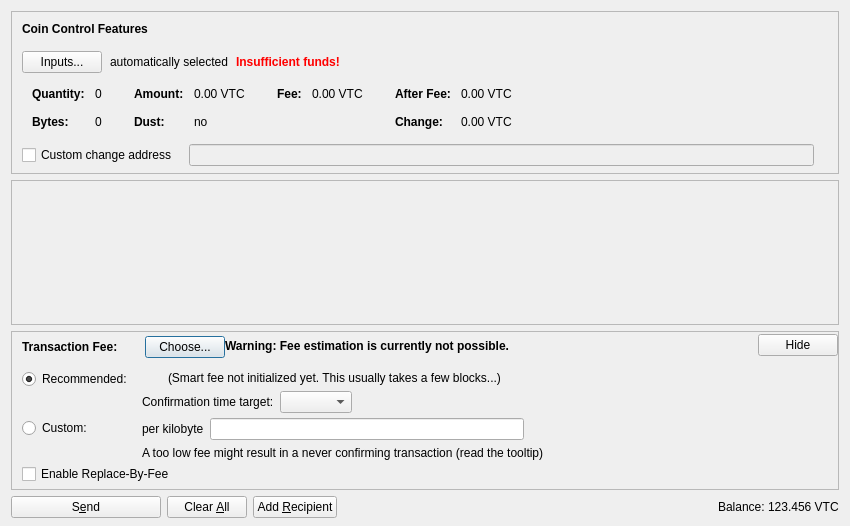
<?xml version="1.0" encoding="UTF-8"?>
<ui version="4.0">
 <class>SendCoinsDialog</class>
 <widget class="QDialog" name="SendCoinsDialog">
  <property name="geometry">
   <rect>
    <x>0</x>
    <y>0</y>
    <width>850</width>
    <height>526</height>
   </rect>
  </property>
  <property name="windowTitle">
   <string>Send Coins</string>
  </property>
  <layout class="QVBoxLayout" name="verticalLayout" stretch="0,1,0,0">
   <property name="bottomMargin">
    <number>8</number>
   </property>
   <item>
    <widget class="QFrame" name="frameCoinControl">
     <property name="sizePolicy">
      <sizepolicy hsizetype="Expanding" vsizetype="Expanding">
       <horstretch>0</horstretch>
       <verstretch>0</verstretch>
      </sizepolicy>
     </property>
     <property name="maximumSize">
      <size>
       <width>16777215</width>
       <height>16777215</height>
      </size>
     </property>
     <property name="frameShape">
      <enum>QFrame::StyledPanel</enum>
     </property>
     <property name="frameShadow">
      <enum>QFrame::Sunken</enum>
     </property>
     <layout class="QVBoxLayout" name="verticalLayoutCoinControl2">
      <property name="spacing">
       <number>0</number>
      </property>
      <property name="leftMargin">
       <number>0</number>
      </property>
      <property name="topMargin">
       <number>0</number>
      </property>
      <property name="rightMargin">
       <number>0</number>
      </property>
      <property name="bottomMargin">
       <number>6</number>
      </property>
      <item>
       <layout class="QVBoxLayout" name="verticalLayoutCoinControl" stretch="0,0,0,0,1">
        <property name="spacing">
         <number>0</number>
        </property>
        <property name="leftMargin">
         <number>10</number>
        </property>
        <property name="topMargin">
         <number>10</number>
        </property>
        <item>
         <layout class="QHBoxLayout" name="horizontalLayoutCoinControl1">
          <property name="bottomMargin">
           <number>15</number>
          </property>
          <item>
           <widget class="QLabel" name="labelCoinControlFeatures">
            <property name="sizePolicy">
             <sizepolicy hsizetype="Preferred" vsizetype="Maximum">
              <horstretch>0</horstretch>
              <verstretch>0</verstretch>
             </sizepolicy>
            </property>
            <property name="font">
             <font>
              <weight>75</weight>
              <bold>true</bold>
             </font>
            </property>
            <property name="styleSheet">
             <string notr="true">font-weight:bold;</string>
            </property>
            <property name="text">
             <string>Coin Control Features</string>
            </property>
           </widget>
          </item>
         </layout>
        </item>
        <item>
         <layout class="QHBoxLayout" name="horizontalLayoutCoinControl2" stretch="0,0,0,0">
          <property name="spacing">
           <number>8</number>
          </property>
          <property name="bottomMargin">
           <number>10</number>
          </property>
          <item>
           <widget class="QPushButton" name="pushButtonCoinControl">
            <property name="styleSheet">
             <string notr="true"/>
            </property>
            <property name="text">
             <string>Inputs...</string>
            </property>
            <property name="autoDefault">
             <bool>false</bool>
            </property>
           </widget>
          </item>
          <item>
           <widget class="QLabel" name="labelCoinControlAutomaticallySelected">
            <property name="text">
             <string>automatically selected</string>
            </property>
            <property name="margin">
             <number>5</number>
            </property>
           </widget>
          </item>
          <item>
           <widget class="QLabel" name="labelCoinControlInsuffFunds">
            <property name="font">
             <font>
              <weight>75</weight>
              <bold>true</bold>
             </font>
            </property>
            <property name="styleSheet">
             <string notr="true">color:red;font-weight:bold;</string>
            </property>
            <property name="text">
             <string>Insufficient funds!</string>
            </property>
            <property name="margin">
             <number>5</number>
            </property>
           </widget>
          </item>
          <item>
           <spacer name="horizontalSpacerCoinControl">
            <property name="orientation">
             <enum>Qt::Horizontal</enum>
            </property>
            <property name="sizeHint" stdset="0">
             <size>
              <width>40</width>
              <height>1</height>
             </size>
            </property>
           </spacer>
          </item>
         </layout>
        </item>
        <item>
         <widget class="QWidget" name="widgetCoinControl" native="true">
          <property name="sizePolicy">
           <sizepolicy hsizetype="Preferred" vsizetype="Preferred">
            <horstretch>0</horstretch>
            <verstretch>0</verstretch>
           </sizepolicy>
          </property>
          <property name="minimumSize">
           <size>
            <width>0</width>
            <height>0</height>
           </size>
          </property>
          <property name="styleSheet">
           <string notr="true"/>
          </property>
          <layout class="QHBoxLayout" name="horizontalLayoutCoinControl5">
           <property name="leftMargin">
            <number>0</number>
           </property>
           <property name="topMargin">
            <number>0</number>
           </property>
           <property name="rightMargin">
            <number>0</number>
           </property>
           <property name="bottomMargin">
            <number>0</number>
           </property>
           <item>
            <layout class="QHBoxLayout" name="horizontalLayoutCoinControl3" stretch="0,0,0,1">
             <property name="spacing">
              <number>20</number>
             </property>
             <property name="topMargin">
              <number>0</number>
             </property>
             <property name="bottomMargin">
              <number>10</number>
             </property>
             <item>
              <layout class="QFormLayout" name="formLayoutCoinControl1">
               <property name="horizontalSpacing">
                <number>10</number>
               </property>
               <property name="verticalSpacing">
                <number>14</number>
               </property>
               <property name="leftMargin">
                <number>10</number>
               </property>
               <property name="topMargin">
                <number>4</number>
               </property>
               <property name="rightMargin">
                <number>6</number>
               </property>
               <item row="0" column="0">
                <widget class="QLabel" name="labelCoinControlQuantityText">
                 <property name="font">
                  <font>
                   <weight>75</weight>
                   <bold>true</bold>
                  </font>
                 </property>
                 <property name="text">
                  <string>Quantity:</string>
                 </property>
                 <property name="margin">
                  <number>0</number>
                 </property>
                </widget>
               </item>
               <item row="0" column="1">
                <widget class="QLabel" name="labelCoinControlQuantity">
                 <property name="cursor">
                  <cursorShape>IBeamCursor</cursorShape>
                 </property>
                 <property name="contextMenuPolicy">
                  <enum>Qt::ActionsContextMenu</enum>
                 </property>
                 <property name="text">
                  <string notr="true">0</string>
                 </property>
                 <property name="margin">
                  <number>0</number>
                 </property>
                 <property name="textInteractionFlags">
                  <set>Qt::LinksAccessibleByMouse|Qt::TextSelectableByKeyboard|Qt::TextSelectableByMouse</set>
                 </property>
                </widget>
               </item>
               <item row="1" column="0">
                <widget class="QLabel" name="labelCoinControlBytesText">
                 <property name="font">
                  <font>
                   <weight>75</weight>
                   <bold>true</bold>
                  </font>
                 </property>
                 <property name="text">
                  <string>Bytes:</string>
                 </property>
                </widget>
               </item>
               <item row="1" column="1">
                <widget class="QLabel" name="labelCoinControlBytes">
                 <property name="cursor">
                  <cursorShape>IBeamCursor</cursorShape>
                 </property>
                 <property name="contextMenuPolicy">
                  <enum>Qt::ActionsContextMenu</enum>
                 </property>
                 <property name="text">
                  <string notr="true">0</string>
                 </property>
                 <property name="textInteractionFlags">
                  <set>Qt::LinksAccessibleByMouse|Qt::TextSelectableByKeyboard|Qt::TextSelectableByMouse</set>
                 </property>
                </widget>
               </item>
              </layout>
             </item>
             <item>
              <layout class="QFormLayout" name="formLayoutCoinControl2">
               <property name="horizontalSpacing">
                <number>10</number>
               </property>
               <property name="verticalSpacing">
                <number>14</number>
               </property>
               <property name="leftMargin">
                <number>6</number>
               </property>
               <property name="topMargin">
                <number>4</number>
               </property>
               <property name="rightMargin">
                <number>6</number>
               </property>
               <item row="0" column="0">
                <widget class="QLabel" name="labelCoinControlAmountText">
                 <property name="font">
                  <font>
                   <weight>75</weight>
                   <bold>true</bold>
                  </font>
                 </property>
                 <property name="text">
                  <string>Amount:</string>
                 </property>
                 <property name="margin">
                  <number>0</number>
                 </property>
                </widget>
               </item>
               <item row="0" column="1">
                <widget class="QLabel" name="labelCoinControlAmount">
                 <property name="cursor">
                  <cursorShape>IBeamCursor</cursorShape>
                 </property>
                 <property name="contextMenuPolicy">
                  <enum>Qt::ActionsContextMenu</enum>
                 </property>
                 <property name="text">
                  <string notr="true">0.00 VTC</string>
                 </property>
                 <property name="textInteractionFlags">
                  <set>Qt::LinksAccessibleByMouse|Qt::TextSelectableByKeyboard|Qt::TextSelectableByMouse</set>
                 </property>
                </widget>
               </item>
               <item row="1" column="0">
                <widget class="QLabel" name="labelCoinControlLowOutputText">
                 <property name="font">
                  <font>
                   <weight>75</weight>
                   <bold>true</bold>
                  </font>
                 </property>
                 <property name="text">
                  <string>Dust:</string>
                 </property>
                </widget>
               </item>
               <item row="1" column="1">
                <widget class="QLabel" name="labelCoinControlLowOutput">
                 <property name="cursor">
                  <cursorShape>IBeamCursor</cursorShape>
                 </property>
                 <property name="contextMenuPolicy">
                  <enum>Qt::ActionsContextMenu</enum>
                 </property>
                 <property name="text">
                  <string notr="true">no</string>
                 </property>
                 <property name="textInteractionFlags">
                  <set>Qt::LinksAccessibleByMouse|Qt::TextSelectableByKeyboard|Qt::TextSelectableByMouse</set>
                 </property>
                </widget>
               </item>
              </layout>
             </item>
             <item>
              <layout class="QFormLayout" name="formLayoutCoinControl3">
               <property name="horizontalSpacing">
                <number>10</number>
               </property>
               <property name="verticalSpacing">
                <number>14</number>
               </property>
               <property name="leftMargin">
                <number>6</number>
               </property>
               <property name="topMargin">
                <number>4</number>
               </property>
               <property name="rightMargin">
                <number>6</number>
               </property>
               <item row="0" column="0">
                <widget class="QLabel" name="labelCoinControlFeeText">
                 <property name="font">
                  <font>
                   <weight>75</weight>
                   <bold>true</bold>
                  </font>
                 </property>
                 <property name="text">
                  <string>Fee:</string>
                 </property>
                 <property name="margin">
                  <number>0</number>
                 </property>
                </widget>
               </item>
               <item row="0" column="1">
                <widget class="QLabel" name="labelCoinControlFee">
                 <property name="cursor">
                  <cursorShape>IBeamCursor</cursorShape>
                 </property>
                 <property name="contextMenuPolicy">
                  <enum>Qt::ActionsContextMenu</enum>
                 </property>
                 <property name="text">
                  <string notr="true">0.00 VTC</string>
                 </property>
                 <property name="textInteractionFlags">
                  <set>Qt::LinksAccessibleByMouse|Qt::TextSelectableByKeyboard|Qt::TextSelectableByMouse</set>
                 </property>
                </widget>
               </item>
              </layout>
             </item>
             <item>
              <layout class="QFormLayout" name="formLayoutCoinControl4">
               <property name="horizontalSpacing">
                <number>10</number>
               </property>
               <property name="verticalSpacing">
                <number>14</number>
               </property>
               <property name="leftMargin">
                <number>6</number>
               </property>
               <property name="topMargin">
                <number>4</number>
               </property>
               <property name="rightMargin">
                <number>6</number>
               </property>
               <item row="0" column="0">
                <widget class="QLabel" name="labelCoinControlAfterFeeText">
                 <property name="font">
                  <font>
                   <weight>75</weight>
                   <bold>true</bold>
                  </font>
                 </property>
                 <property name="text">
                  <string>After Fee:</string>
                 </property>
                 <property name="margin">
                  <number>0</number>
                 </property>
                </widget>
               </item>
               <item row="0" column="1">
                <widget class="QLabel" name="labelCoinControlAfterFee">
                 <property name="cursor">
                  <cursorShape>IBeamCursor</cursorShape>
                 </property>
                 <property name="contextMenuPolicy">
                  <enum>Qt::ActionsContextMenu</enum>
                 </property>
                 <property name="text">
                  <string notr="true">0.00 VTC</string>
                 </property>
                 <property name="textInteractionFlags">
                  <set>Qt::LinksAccessibleByMouse|Qt::TextSelectableByKeyboard|Qt::TextSelectableByMouse</set>
                 </property>
                </widget>
               </item>
               <item row="1" column="0">
                <widget class="QLabel" name="labelCoinControlChangeText">
                 <property name="font">
                  <font>
                   <weight>75</weight>
                   <bold>true</bold>
                  </font>
                 </property>
                 <property name="text">
                  <string>Change:</string>
                 </property>
                </widget>
               </item>
               <item row="1" column="1">
                <widget class="QLabel" name="labelCoinControlChange">
                 <property name="cursor">
                  <cursorShape>IBeamCursor</cursorShape>
                 </property>
                 <property name="contextMenuPolicy">
                  <enum>Qt::ActionsContextMenu</enum>
                 </property>
                 <property name="text">
                  <string notr="true">0.00 VTC</string>
                 </property>
                 <property name="textInteractionFlags">
                  <set>Qt::LinksAccessibleByMouse|Qt::TextSelectableByKeyboard|Qt::TextSelectableByMouse</set>
                 </property>
                </widget>
               </item>
              </layout>
             </item>
            </layout>
           </item>
          </layout>
         </widget>
        </item>
        <item>
         <layout class="QHBoxLayout" name="horizontalLayoutCoinControl4" stretch="0,0,0">
          <property name="spacing">
           <number>12</number>
          </property>
          <property name="sizeConstraint">
           <enum>QLayout::SetDefaultConstraint</enum>
          </property>
          <property name="topMargin">
           <number>5</number>
          </property>
          <property name="rightMargin">
           <number>5</number>
          </property>
          <item>
           <widget class="QCheckBox" name="checkBoxCoinControlChange">
            <property name="toolTip">
             <string>If this is activated, but the change address is empty or invalid, change will be sent to a newly generated address.</string>
            </property>
            <property name="text">
             <string>Custom change address</string>
            </property>
           </widget>
          </item>
          <item>
           <widget class="QValidatedLineEdit" name="lineEditCoinControlChange">
            <property name="enabled">
             <bool>false</bool>
            </property>
            <property name="sizePolicy">
             <sizepolicy hsizetype="Expanding" vsizetype="Fixed">
              <horstretch>0</horstretch>
              <verstretch>0</verstretch>
             </sizepolicy>
            </property>
           </widget>
          </item>
          <item>
           <widget class="QLabel" name="labelCoinControlChangeLabel">
            <property name="sizePolicy">
             <sizepolicy hsizetype="Preferred" vsizetype="Expanding">
              <horstretch>0</horstretch>
              <verstretch>0</verstretch>
             </sizepolicy>
            </property>
            <property name="minimumSize">
             <size>
              <width>0</width>
              <height>0</height>
             </size>
            </property>
            <property name="text">
             <string/>
            </property>
            <property name="margin">
             <number>3</number>
            </property>
           </widget>
          </item>
         </layout>
        </item>
        <item>
         <spacer name="verticalSpacerCoinControl">
          <property name="orientation">
           <enum>Qt::Vertical</enum>
          </property>
          <property name="sizeHint" stdset="0">
           <size>
            <width>800</width>
            <height>1</height>
           </size>
          </property>
         </spacer>
        </item>
       </layout>
      </item>
     </layout>
    </widget>
   </item>
   <item>
    <widget class="QScrollArea" name="scrollArea">
     <property name="widgetResizable">
      <bool>true</bool>
     </property>
     <widget class="QWidget" name="scrollAreaWidgetContents">
      <property name="geometry">
       <rect>
        <x>0</x>
        <y>0</y>
        <width>830</width>
        <height>104</height>
       </rect>
      </property>
      <layout class="QVBoxLayout" name="verticalLayout_2" stretch="0,1">
       <property name="leftMargin">
        <number>0</number>
       </property>
       <property name="topMargin">
        <number>0</number>
       </property>
       <property name="rightMargin">
        <number>0</number>
       </property>
       <property name="bottomMargin">
        <number>0</number>
       </property>
       <item>
        <layout class="QVBoxLayout" name="entries">
         <property name="spacing">
          <number>6</number>
         </property>
        </layout>
       </item>
       <item>
        <spacer name="verticalSpacer">
         <property name="orientation">
          <enum>Qt::Vertical</enum>
         </property>
         <property name="sizeHint" stdset="0">
          <size>
           <width>20</width>
           <height>40</height>
          </size>
         </property>
        </spacer>
       </item>
      </layout>
     </widget>
    </widget>
   </item>
   <item>
    <widget class="QFrame" name="frameFee">
     <property name="sizePolicy">
      <sizepolicy hsizetype="Expanding" vsizetype="Expanding">
       <horstretch>0</horstretch>
       <verstretch>0</verstretch>
      </sizepolicy>
     </property>
     <property name="maximumSize">
      <size>
       <width>16777215</width>
       <height>16777215</height>
      </size>
     </property>
     <property name="frameShape">
      <enum>QFrame::StyledPanel</enum>
     </property>
     <property name="frameShadow">
      <enum>QFrame::Sunken</enum>
     </property>
     <layout class="QVBoxLayout" name="verticalLayoutFee1">
      <property name="spacing">
       <number>0</number>
      </property>
      <property name="leftMargin">
       <number>0</number>
      </property>
      <property name="topMargin">
       <number>0</number>
      </property>
      <property name="rightMargin">
       <number>0</number>
      </property>
      <property name="bottomMargin">
       <number>0</number>
      </property>
      <item>
       <layout class="QVBoxLayout" name="verticalLayoutFee2" stretch="0,0,0">
        <property name="spacing">
         <number>0</number>
        </property>
        <property name="leftMargin">
         <number>10</number>
        </property>
        <property name="topMargin">
         <number>0</number>
        </property>
        <item>
         <layout class="QHBoxLayout" name="horizontalLayoutFee1">
          <property name="bottomMargin">
           <number>0</number>
          </property>
          <item>
           <layout class="QVBoxLayout" name="verticalLayoutFee7">
            <property name="spacing">
             <number>0</number>
            </property>
            <item>
             <spacer name="verticalSpacerSmartFee">
              <property name="orientation">
               <enum>Qt::Vertical</enum>
              </property>
              <property name="sizeType">
               <enum>QSizePolicy::Fixed</enum>
              </property>
              <property name="sizeHint" stdset="0">
               <size>
                <width>1</width>
                <height>4</height>
               </size>
              </property>
             </spacer>
            </item>
            <item>
             <layout class="QHBoxLayout" name="horizontalLayoutSmartFee">
              <property name="spacing">
               <number>10</number>
              </property>
              <item>
               <widget class="QLabel" name="labelFeeHeadline">
                <property name="sizePolicy">
                 <sizepolicy hsizetype="Preferred" vsizetype="Maximum">
                  <horstretch>0</horstretch>
                  <verstretch>0</verstretch>
                 </sizepolicy>
                </property>
                <property name="font">
                 <font>
                  <weight>75</weight>
                  <bold>true</bold>
                 </font>
                </property>
                <property name="styleSheet">
                 <string notr="true">font-weight:bold;</string>
                </property>
                <property name="text">
                 <string>Transaction Fee:</string>
                </property>
               </widget>
              </item>
              <item>
               <widget class="QLabel" name="labelFeeMinimized">
                <property name="text">
                 <string/>
                </property>
               </widget>
              </item>
              <item>
               <widget class="QPushButton" name="buttonChooseFee">
                <property name="text">
                 <string>Choose...</string>
                </property>
               </widget>
              </item>
             </layout>
            </item>
            <item>
             <spacer name="verticalSpacer_5">
              <property name="orientation">
               <enum>Qt::Vertical</enum>
              </property>
              <property name="sizeHint" stdset="0">
               <size>
                <width>1</width>
                <height>1</height>
               </size>
              </property>
             </spacer>
            </item>
           </layout>
          </item>
          <item>
           <widget class="QLabel" name="fallbackFeeWarningLabel">
            <property name="toolTip">
             <string>Using the fallbackfee can result in sending a transaction that will take several hours or days (or never) to confirm. Consider choosing your fee manually or wait until you have validated the complete chain.</string>
            </property>
            <property name="font">
            <font>
                <weight>75</weight>
                <bold>true</bold>
            </font>
            </property>
            <property name="text">
             <string>Warning: Fee estimation is currently not possible.</string>
            </property>
            <property name="wordWrap">
             <bool>false</bool>
            </property>
           </widget>
          </item>
          <item>
           <spacer name="horizontalSpacer_4">
            <property name="orientation">
             <enum>Qt::Horizontal</enum>
            </property>
            <property name="sizeType">
             <enum>QSizePolicy::MinimumExpanding</enum>
            </property>
            <property name="sizeHint" stdset="0">
             <size>
              <width>40</width>
              <height>20</height>
             </size>
            </property>
           </spacer>
          </item>
          <item>
           <widget class="QPushButton" name="buttonMinimizeFee">
            <property name="toolTip">
             <string>Hide transaction fee settings</string>
            </property>
            <property name="text">
             <string>Hide</string>
            </property>
           </widget>
          </item>
         </layout>
        </item>
        <item>
         <widget class="QFrame" name="frameFeeSelection">
          <layout class="QVBoxLayout" name="verticalLayoutFee12">
           <property name="spacing">
            <number>0</number>
           </property>
           <property name="leftMargin">
            <number>0</number>
           </property>
           <property name="topMargin">
            <number>0</number>
           </property>
           <property name="rightMargin">
            <number>0</number>
           </property>
           <property name="bottomMargin">
            <number>0</number>
           </property>
           <item>
            <layout class="QGridLayout" name="gridLayoutFee">
             <property name="topMargin">
              <number>10</number>
             </property>
             <property name="bottomMargin">
              <number>4</number>
             </property>
             <property name="horizontalSpacing">
              <number>10</number>
             </property>
             <property name="verticalSpacing">
              <number>4</number>
             </property>
             <item row="1" column="1">
              <layout class="QVBoxLayout" name="verticalLayoutFee8">
               <property name="spacing">
                <number>6</number>
               </property>
               <item>
                <layout class="QHBoxLayout" name="horizontalLayoutFee13">
                 <item>
                  <widget class="QLabel" name="labelCustomPerKilobyte">
                   <property name="toolTip">
                    <string>Specify a custom fee per kB (1,000 bytes) of the transaction's virtual size.

Note:  Since the fee is calculated on a per-byte basis, a fee of "100 satoshis per kB" for a transaction size of 500 bytes (half of 1 kB) would ultimately yield a fee of only 50 satoshis.</string>
                   </property>
                   <property name="text">
                    <string>per kilobyte</string>
                   </property>
                  </widget>
                 </item>
                 <item>
                  <widget class="VirtualcoinAmountField" name="customFee"/>
                 </item>
                 <item>
                  <spacer name="horizontalSpacer_6">
                   <property name="orientation">
                    <enum>Qt::Horizontal</enum>
                   </property>
                   <property name="sizeHint" stdset="0">
                    <size>
                     <width>1</width>
                     <height>1</height>
                    </size>
                   </property>
                  </spacer>
                 </item>
                </layout>
               </item>
               <item>
                <layout class="QHBoxLayout" name="horizontalLayoutFee8">
                 <item>
                  <widget class="QLabel" name="labelCustomFeeWarning">
                   <property name="enabled">
                    <bool>true</bool>
                   </property>
                   <property name="toolTip">
                    <string>When there is less transaction volume than space in the blocks, miners as well as relaying nodes may enforce a minimum fee. Paying only this minimum fee is just fine, but be aware that this can result in a never confirming transaction once there is more demand for virtualcoin transactions than the network can process.</string>
                   </property>
                   <property name="text">
                    <string>A too low fee might result in a never confirming transaction (read the tooltip)</string>
                   </property>
                  </widget>
                 </item>
                 <item>
                  <spacer name="horizontalSpacer_2">
                   <property name="orientation">
                    <enum>Qt::Horizontal</enum>
                   </property>
                   <property name="sizeHint" stdset="0">
                    <size>
                     <width>1</width>
                     <height>1</height>
                    </size>
                   </property>
                  </spacer>
                 </item>
                </layout>
               </item>
              </layout>
             </item>
             <item row="0" column="0">
              <layout class="QVBoxLayout" name="verticalLayoutFee4" stretch="0,1">
               <item>
                <widget class="QRadioButton" name="radioSmartFee">
                 <property name="text">
                  <string>Recommended:</string>
                 </property>
                 <property name="checked">
                  <bool>true</bool>
                 </property>
                 <attribute name="buttonGroup">
                  <string notr="true">groupFee</string>
                 </attribute>
                </widget>
               </item>
               <item>
                <spacer name="verticalSpacer_2">
                 <property name="orientation">
                  <enum>Qt::Vertical</enum>
                 </property>
                 <property name="sizeHint" stdset="0">
                  <size>
                   <width>1</width>
                   <height>1</height>
                  </size>
                 </property>
                </spacer>
               </item>
              </layout>
             </item>
             <item row="1" column="0">
              <layout class="QVBoxLayout" name="verticalLayoutFee9" stretch="0,1">
               <item>
                <widget class="QRadioButton" name="radioCustomFee">
                 <property name="text">
                  <string>Custom:</string>
                 </property>
                 <attribute name="buttonGroup">
                  <string notr="true">groupFee</string>
                 </attribute>
                </widget>
               </item>
               <item>
                <spacer name="verticalSpacer_6">
                 <property name="orientation">
                  <enum>Qt::Vertical</enum>
                 </property>
                 <property name="sizeHint" stdset="0">
                  <size>
                   <width>1</width>
                   <height>1</height>
                  </size>
                 </property>
                </spacer>
               </item>
              </layout>
             </item>
             <item row="0" column="1">
              <layout class="QVBoxLayout" name="verticalLayoutFee3" stretch="0,0,1">
               <property name="spacing">
                <number>6</number>
               </property>
               <property name="topMargin">
                <number>2</number>
               </property>
               <item>
                <layout class="QHBoxLayout" name="horizontalLayoutFee12">
                 <item>
                  <widget class="QLabel" name="labelSmartFee">
                   <property name="text">
                    <string/>
                   </property>
                  </widget>
                 </item>
                 <item>
                  <widget class="QLabel" name="labelFeeEstimation">
                   <property name="text">
                    <string/>
                   </property>
                  </widget>
                 </item>
                 <item>
                  <widget class="QLabel" name="labelSmartFee2">
                   <property name="text">
                    <string>(Smart fee not initialized yet. This usually takes a few blocks...)</string>
                   </property>
                  </widget>
                 </item>
                 <item>
                  <spacer name="horizontalSpacer_5">
                   <property name="orientation">
                    <enum>Qt::Horizontal</enum>
                   </property>
                   <property name="sizeHint" stdset="0">
                    <size>
                     <width>1</width>
                     <height>1</height>
                    </size>
                   </property>
                  </spacer>
                 </item>
                </layout>
               </item>
               <item>
                <layout class="QHBoxLayout" name="horizontalLayoutFee9">
                 <item>
                  <layout class="QVBoxLayout" name="verticalLayoutFee6">
                   <item>
                    <widget class="QLabel" name="labelSmartFee3">
                     <property name="text">
                      <string>Confirmation time target:</string>
                     </property>
                    </widget>
                   </item>
                  </layout>
                 </item>
                 <item>
                  <layout class="QVBoxLayout" name="verticalLayoutFee5">
                   <property name="rightMargin">
                    <number>30</number>
                   </property>
                   <item>
                    <layout class="QHBoxLayout" name="horizontalLayoutConfTarget">
                     <property name="bottomMargin">
                      <number>0</number>
                     </property>
                     <item>
                      <widget class="QComboBox" name="confTargetSelector"/>
                     </item>
                     <item>
                      <spacer name="horizontalSpacerConfTarget">
                       <property name="orientation">
                        <enum>Qt::Horizontal</enum>
                       </property>
                       <property name="sizeHint" stdset="0">
                        <size>
                         <width>40</width>
                         <height>20</height>
                        </size>
                       </property>
                      </spacer>
                     </item>
                    </layout>
                   </item>
                  </layout>
                 </item>
                </layout>
               </item>
               <item>
                <spacer name="verticalSpacer_4">
                 <property name="orientation">
                  <enum>Qt::Vertical</enum>
                 </property>
                 <property name="sizeHint" stdset="0">
                  <size>
                   <width>1</width>
                   <height>1</height>
                  </size>
                 </property>
                </spacer>
               </item>
              </layout>
             </item>
            </layout>
           </item>
           <item>
            <widget class="QCheckBox" name="optInRBF">
             <property name="text">
              <string>Enable Replace-By-Fee</string>
             </property>
             <property name="toolTip">
              <string>With Replace-By-Fee (BIP-125) you can increase a transaction's fee after it is sent. Without this, a higher fee may be recommended to compensate for increased transaction delay risk.</string>
             </property>
            </widget>
           </item>
          </layout>
         </widget>
        </item>
        <item>
         <spacer name="verticalSpacerFee">
          <property name="orientation">
           <enum>Qt::Vertical</enum>
          </property>
          <property name="sizeHint" stdset="0">
           <size>
            <width>40</width>
            <height>5</height>
           </size>
          </property>
         </spacer>
        </item>
       </layout>
      </item>
     </layout>
    </widget>
   </item>
   <item>
    <layout class="QHBoxLayout" name="horizontalLayout">
     <item>
      <widget class="QPushButton" name="sendButton">
       <property name="minimumSize">
        <size>
         <width>150</width>
         <height>0</height>
        </size>
       </property>
       <property name="toolTip">
        <string>Confirm the send action</string>
       </property>
       <property name="text">
        <string>S&amp;end</string>
       </property>
       <property name="icon">
        <iconset resource="../virtualcoin.qrc">
         <normaloff>:/icons/send</normaloff>:/icons/send</iconset>
       </property>
       <property name="autoDefault">
        <bool>false</bool>
       </property>
       <property name="default">
        <bool>false</bool>
       </property>
      </widget>
     </item>
     <item>
      <widget class="QPushButton" name="clearButton">
       <property name="sizePolicy">
        <sizepolicy hsizetype="Minimum" vsizetype="Fixed">
         <horstretch>0</horstretch>
         <verstretch>0</verstretch>
        </sizepolicy>
       </property>
       <property name="toolTip">
        <string>Clear all fields of the form.</string>
       </property>
       <property name="text">
        <string>Clear &amp;All</string>
       </property>
       <property name="icon">
        <iconset resource="../virtualcoin.qrc">
         <normaloff>:/icons/remove</normaloff>:/icons/remove</iconset>
       </property>
       <property name="autoDefault">
        <bool>false</bool>
       </property>
      </widget>
     </item>
     <item>
      <widget class="QPushButton" name="addButton">
       <property name="toolTip">
        <string>Send to multiple recipients at once</string>
       </property>
       <property name="text">
        <string>Add &amp;Recipient</string>
       </property>
       <property name="icon">
        <iconset resource="../virtualcoin.qrc">
         <normaloff>:/icons/add</normaloff>:/icons/add</iconset>
       </property>
       <property name="autoDefault">
        <bool>false</bool>
       </property>
      </widget>
     </item>
     <item>
      <spacer name="horizontalSpacer">
       <property name="orientation">
        <enum>Qt::Horizontal</enum>
       </property>
       <property name="sizeHint" stdset="0">
        <size>
         <width>40</width>
         <height>20</height>
        </size>
       </property>
      </spacer>
     </item>
     <item>
      <layout class="QHBoxLayout" name="horizontalLayout_2">
       <property name="spacing">
        <number>3</number>
       </property>
       <item>
        <widget class="QLabel" name="labelBalanceName">
         <property name="sizePolicy">
          <sizepolicy hsizetype="Preferred" vsizetype="Fixed">
           <horstretch>0</horstretch>
           <verstretch>0</verstretch>
          </sizepolicy>
         </property>
         <property name="text">
          <string>Balance:</string>
         </property>
        </widget>
       </item>
       <item>
        <widget class="QLabel" name="labelBalance">
         <property name="sizePolicy">
          <sizepolicy hsizetype="Preferred" vsizetype="Fixed">
           <horstretch>0</horstretch>
           <verstretch>0</verstretch>
          </sizepolicy>
         </property>
         <property name="cursor">
          <cursorShape>IBeamCursor</cursorShape>
         </property>
         <property name="text">
          <string notr="true">123.456 VTC</string>
         </property>
         <property name="textInteractionFlags">
          <set>Qt::LinksAccessibleByMouse|Qt::TextSelectableByKeyboard|Qt::TextSelectableByMouse</set>
         </property>
        </widget>
       </item>
      </layout>
     </item>
    </layout>
   </item>
  </layout>
 </widget>
 <customwidgets>
  <customwidget>
   <class>QValidatedLineEdit</class>
   <extends>QLineEdit</extends>
   <header>qt/qvalidatedlineedit.h</header>
  </customwidget>
  <customwidget>
   <class>VirtualcoinAmountField</class>
   <extends>QLineEdit</extends>
   <header>qt/virtualcoinamountfield.h</header>
   <container>1</container>
  </customwidget>
 </customwidgets>
 <resources>
  <include location="../virtualcoin.qrc"/>
 </resources>
 <connections/>
 <buttongroups>
  <buttongroup name="groupFee"/>
 </buttongroups>
</ui>
